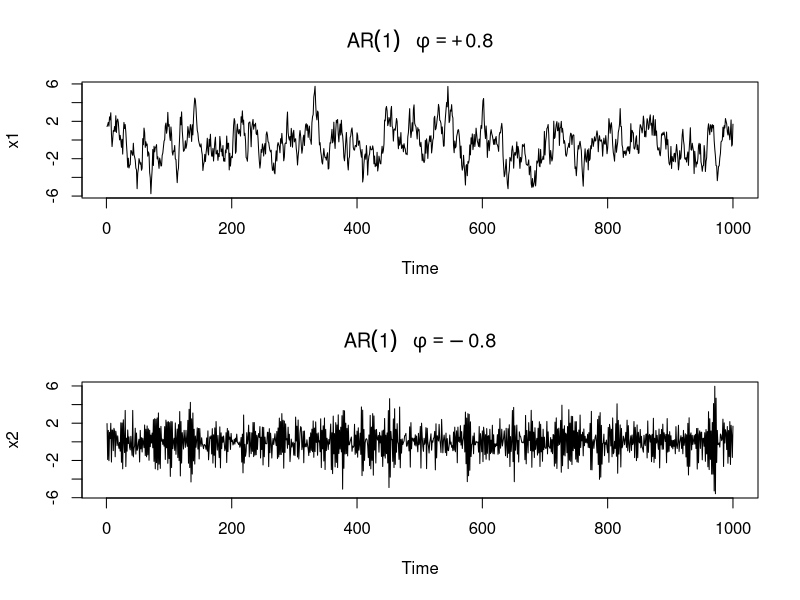

R code for this plot: (Note: this script raises an error after producing the figure.)
# AR(1) Processes
x1 = arima.sim(list(order=c(1,0,0), ar=.8), n=1000)
x2 = arima.sim(list(order=c(1,0,0), ar=-.8), n=1000)
par(mfrow=c(2,1))
plot(x1, main=(expression(AR(1)~~~phi==+.8)))
plot(x2, main=(expression(AR(1)~~~phi==-.8)))
dev.new()
acf2(x1, 999)
acf2(x1, 100)
acf2(x2, 100)
#AR(2) Process
x = arima.sim(list(order=c(2,0,0), ar=c(.5,.4)), n=100)
dev.new()
plot(x,main=(expression(AR(2)~~~phi[1]==.5~~~phi[2]==.4)))
dev.new()
acf2(x)
#MA(1) Process
x = arima.sim(list(order=c(0,0,1), ma=.5), n=1000)
dev.new()
plot(x, main=(expression(MA(1)~~~theta==.5)))
dev.new()
acf2(x,100)
#MA(2) Process
x = arima.sim(list(order=c(0,0,2), ma=c(-.5,-.9)), n=500)
plot(x, main=(expression(MA(2)~~~theta[1]==-.5~~~
                           theta[2]==-.9)))
dev.new()
acf2(x,100)
#ARMA(2,2) Process
x = arima.sim(list(order=c(2,0,2), ar=c(.5,.4),ma=c(-.5,-.9)), 
              n=1000)
plot(x, main=(expression(ARMA(2,2)~~~phi[1]==.5~~~phi[2]==.4~~~
                           theta[1]==-.5~~~theta[2]==-.9)))
dev.new()
acf2(x,100)
#ARIMA(1,1,1) Process
x1 = arima.sim(list(order=c(1,1,1), ar=.9, ma=.5), n=1000)
x2 = arima.sim(list(order=c(1,1,1), ar=.5, ma=-.4), n=1000)
par(mfrow=c(2,2))
plot(x1, main=(expression(ARIMA(1,1,1)~~~phi==.9~~~
                            theta==.5)))
plot(x2, main=(expression(ARIMA(1,1,1)~~~phi==.5~~~
                            theta==-.4)))
acf(x1,100)
acf(x2,100)